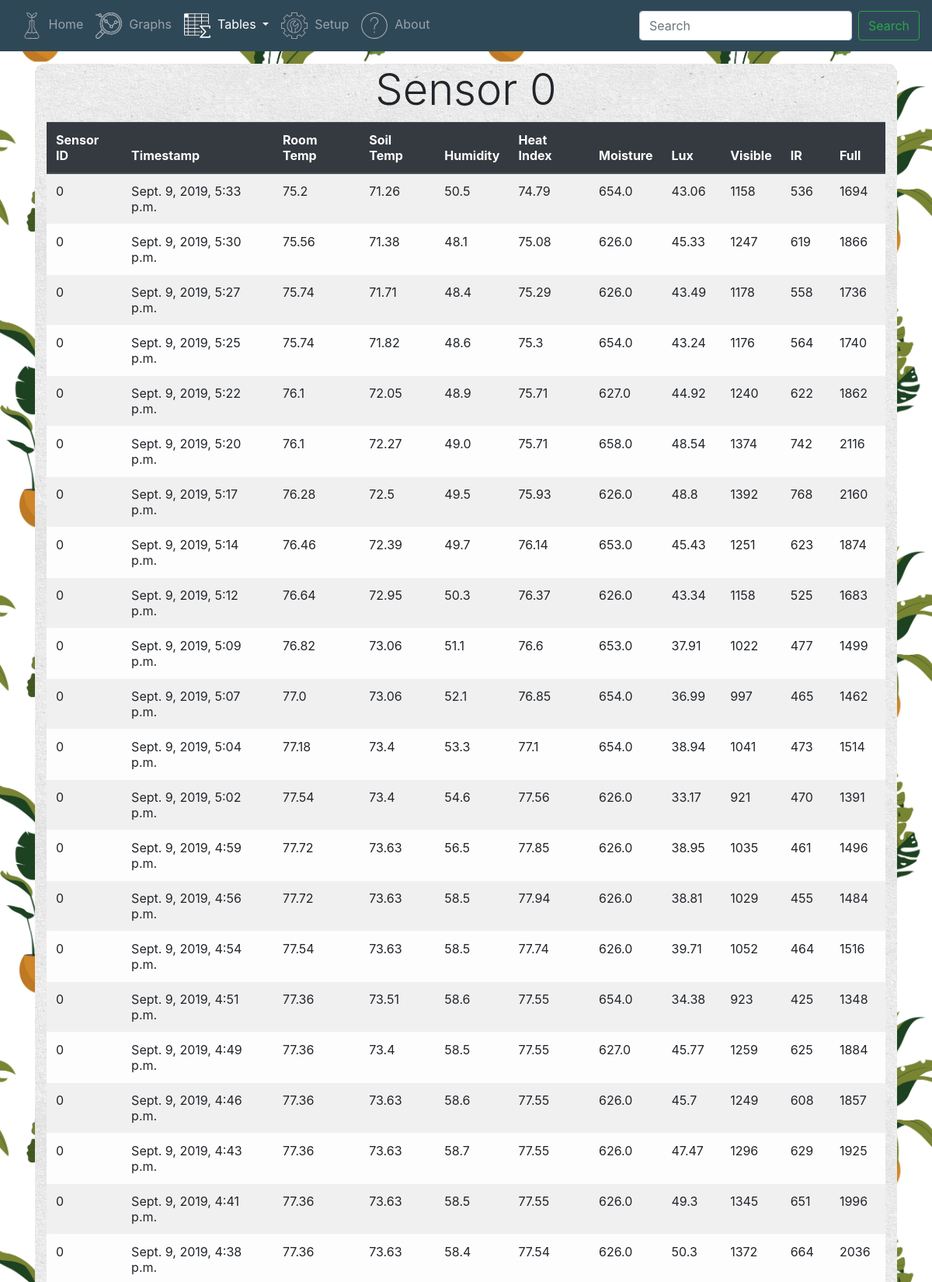
The app's page /table/0 (upper part) with its own data.
### sensors/models.py (models this page shows, shortened)
class Sensor_data(models.Model):
    sensor_id = models.IntegerField() # Sensor ID to gather data from different sensors
    temp_soil = models.FloatField() # Soil reading from waterproof temp sensor wired probe (fahrenheit)
    temp_room = models.FloatField() # Temp reading from DHT-22 sensor (fahrenheit)
    humidity = models.FloatField() # humidity reading from DHT-22 sensor (fahrenheit)
    heat_index = models.FloatField() # heat index calc from DHT-22 sensor (fahrenheit)
    moisture = models.FloatField() # moisture reading from capacitance moisture sensor
    lux = models.FloatField() # Lux luminosity reading from light sensor
    visible = models.IntegerField() # Visible spectrum light reading from light sensor
    ir = models.IntegerField() # Ifrared spectrum light reading from light sensor
    full = models.IntegerField() # Full spectrum light reading from light sensor
    timestamp = models.DateTimeField('The time/date this data was recorded') # from django.utils import timezone ... timezone.now()

### sensors/views.py (the view)
# urls.py: path('table/<int:sensor_id>', views.table_sensor, name='table_id'),
def table_sensor(request, sensor_id):
    id_list = list(Sensor_data.objects.values_list('sensor_id', flat=True).distinct())
    data_list = Sensor_data.objects.filter(sensor_id=sensor_id).order_by('-timestamp')[:50]
    context = {'id_list': id_list, 'data_list': data_list, 'title': "Sensor " + str(sensor_id)}
    context["tables"] = "active"
    return render(request, 'sensors/table.html', context)

### sensors/templates/sensors/table.html
{% extends 'sensors/navbar.html' %}
{% block content %}
  <div class="graph_9x9">
    <div class="container my-3">
      <div class='row'>
        <div class='col-md-12'>
          <h1 class='display-4'>{{ title }}</h1>
        </div>
      </div>
      <div class='row'>
        <div class='col-md-12'>
          {% if data_list %}
            <table class = "table table-light table-striped table-hover">
              <thead class= "thead-dark">
                <tr>
                  <th scope="row">Sensor ID</th>
                  <th scope="row">Timestamp</th>
                  <th scope="row">Room Temp</th>
                  <th scope="row">Soil Temp</th>
                  <th scope="row">Humidity</th>
                  <th scope="row">Heat Index</th>
                  <th scope="row">Moisture</th>
                  <th scope="row">Lux</th>
                  <th scope="row">Visible</th>
                  <th scope="row">IR</th>
                  <th scope="row">Full</th>
                </tr>
              </thead>
              <tbody>
              {% for data in data_list %}
                <tr>
                  <td scope="col">{{ data.sensor_id }}</td>
                  <td>{{ data.timestamp }}</td>
                  <td>{{ data.temp_room }}</td>
                  <td>{{ data.temp_soil }}</td>
                  <td>{{ data.humidity }}</td>
                  <td>{{ data.heat_index }}</td>
                  <td>{{ data.moisture }}</td>
                  <td>{{ data.lux }}</td>
                  <td>{{ data.visible }}</td>
                  <td>{{ data.ir }}</td>
                  <td>{{ data.full }}</td>
                </tr>
              {% endfor %}
              </tbody>
            </table>
          {% else %}
              <p>No data is available.</p>
          {% endif %}
        </div>
      </div>
    </div>
  </div>
{% endblock content %}

### sensors/static/css/sensors.css (style rules this page uses)
body { background-color: #7EC2AD; background-image: url('../images/plants_pattern.jpg'); background-size: 50%; }
h1, h2, h3, h4, h5, h6 { text-align: center; }
.graph_9x9 { background-image: url('../images/natural_paper.png'); border-radius: 12px; }

### records on screen
Sensor_data: sensor_id "0", timestamp "Sept. 9, 2019, 5:33 p.m.", temp_room "75.2", temp_soil "71.26", humidity "50.5", heat_index "74.79", moisture "654.0", lux "43.06", visible "1158", ir "536", full "1694"
Sensor_data: sensor_id "0", timestamp "Sept. 9, 2019, 5:30 p.m.", temp_room "75.56", temp_soil "71.38", humidity "48.1", heat_index "75.08", moisture "626.0", lux "45.33", visible "1247", ir "619", full "1866"
Sensor_data: sensor_id "0", timestamp "Sept. 9, 2019, 5:27 p.m.", temp_room "75.74", temp_soil "71.71", humidity "48.4", heat_index "75.29", moisture "626.0", lux "43.49", visible "1178", ir "558", full "1736"
Sensor_data: sensor_id "0", timestamp "Sept. 9, 2019, 5:25 p.m.", temp_room "75.74", temp_soil "71.82", humidity "48.6", heat_index "75.3", moisture "654.0", lux "43.24", visible "1176", ir "564", full "1740"
Sensor_data: sensor_id "0", timestamp "Sept. 9, 2019, 5:22 p.m.", temp_room "76.1", temp_soil "72.05", humidity "48.9", heat_index "75.71", moisture "627.0", lux "44.92", visible "1240", ir "622", full "1862"
Sensor_data: sensor_id "0", timestamp "Sept. 9, 2019, 5:20 p.m.", temp_room "76.1", temp_soil "72.27", humidity "49.0", heat_index "75.71", moisture "658.0", lux "48.54", visible "1374", ir "742", full "2116"
Sensor_data: sensor_id "0", timestamp "Sept. 9, 2019, 5:17 p.m.", temp_room "76.28", temp_soil "72.5", humidity "49.5", heat_index "75.93", moisture "626.0", lux "48.8", visible "1392", ir "768", full "2160"
Sensor_data: sensor_id "0", timestamp "Sept. 9, 2019, 5:14 p.m.", temp_room "76.46", temp_soil "72.39", humidity "49.7", heat_index "76.14", moisture "653.0", lux "45.43", visible "1251", ir "623", full "1874"
Sensor_data: sensor_id "0", timestamp "Sept. 9, 2019, 5:12 p.m.", temp_room "76.64", temp_soil "72.95", humidity "50.3", heat_index "76.37", moisture "626.0", lux "43.34", visible "1158", ir "525", full "1683"
Sensor_data: sensor_id "0", timestamp "Sept. 9, 2019, 5:09 p.m.", temp_room "76.82", temp_soil "73.06", humidity "51.1", heat_index "76.6", moisture "653.0", lux "37.91", visible "1022", ir "477", full "1499"
Sensor_data: sensor_id "0", timestamp "Sept. 9, 2019, 5:07 p.m.", temp_room "77.0", temp_soil "73.06", humidity "52.1", heat_index "76.85", moisture "654.0", lux "36.99", visible "997", ir "465", full "1462"
Sensor_data: sensor_id "0", timestamp "Sept. 9, 2019, 5:04 p.m.", temp_room "77.18", temp_soil "73.4", humidity "53.3", heat_index "77.1", moisture "654.0", lux "38.94", visible "1041", ir "473", full "1514"
Sensor_data: sensor_id "0", timestamp "Sept. 9, 2019, 5:02 p.m.", temp_room "77.54", temp_soil "73.4", humidity "54.6", heat_index "77.56", moisture "626.0", lux "33.17", visible "921", ir "470", full "1391"
Sensor_data: sensor_id "0", timestamp "Sept. 9, 2019, 4:59 p.m.", temp_room "77.72", temp_soil "73.63", humidity "56.5", heat_index "77.85", moisture "626.0", lux "38.95", visible "1035", ir "461", full "1496"
Sensor_data: sensor_id "0", timestamp "Sept. 9, 2019, 4:56 p.m.", temp_room "77.72", temp_soil "73.63", humidity "58.5", heat_index "77.94", moisture "626.0", lux "38.81", visible "1029", ir "455", full "1484"
Sensor_data: sensor_id "0", timestamp "Sept. 9, 2019, 4:54 p.m.", temp_room "77.54", temp_soil "73.63", humidity "58.5", heat_index "77.74", moisture "626.0", lux "39.71", visible "1052", ir "464", full "1516"
Sensor_data: sensor_id "0", timestamp "Sept. 9, 2019, 4:51 p.m.", temp_room "77.36", temp_soil "73.51", humidity "58.6", heat_index "77.55", moisture "654.0", lux "34.38", visible "923", ir "425", full "1348"
Sensor_data: sensor_id "0", timestamp "Sept. 9, 2019, 4:49 p.m.", temp_room "77.36", temp_soil "73.4", humidity "58.5", heat_index "77.55", moisture "627.0", lux "45.77", visible "1259", ir "625", full "1884"
Sensor_data: sensor_id "0", timestamp "Sept. 9, 2019, 4:46 p.m.", temp_room "77.36", temp_soil "73.63", humidity "58.6", heat_index "77.55", moisture "626.0", lux "45.7", visible "1249", ir "608", full "1857"
Sensor_data: sensor_id "0", timestamp "Sept. 9, 2019, 4:43 p.m.", temp_room "77.36", temp_soil "73.63", humidity "58.7", heat_index "77.55", moisture "626.0", lux "47.47", visible "1296", ir "629", full "1925"
Sensor_data: sensor_id "0", timestamp "Sept. 9, 2019, 4:41 p.m.", temp_room "77.36", temp_soil "73.63", humidity "58.5", heat_index "77.55", moisture "626.0", lux "49.3", visible "1345", ir "651", full "1996"
Sensor_data: sensor_id "0", timestamp "Sept. 9, 2019, 4:38 p.m.", temp_room "77.36", temp_soil "73.63", humidity "58.4", heat_index "77.54", moisture "626.0", lux "50.3", visible "1372", ir "664", full "2036"

### other values on screen
{{ title }} "Sensor 0"
